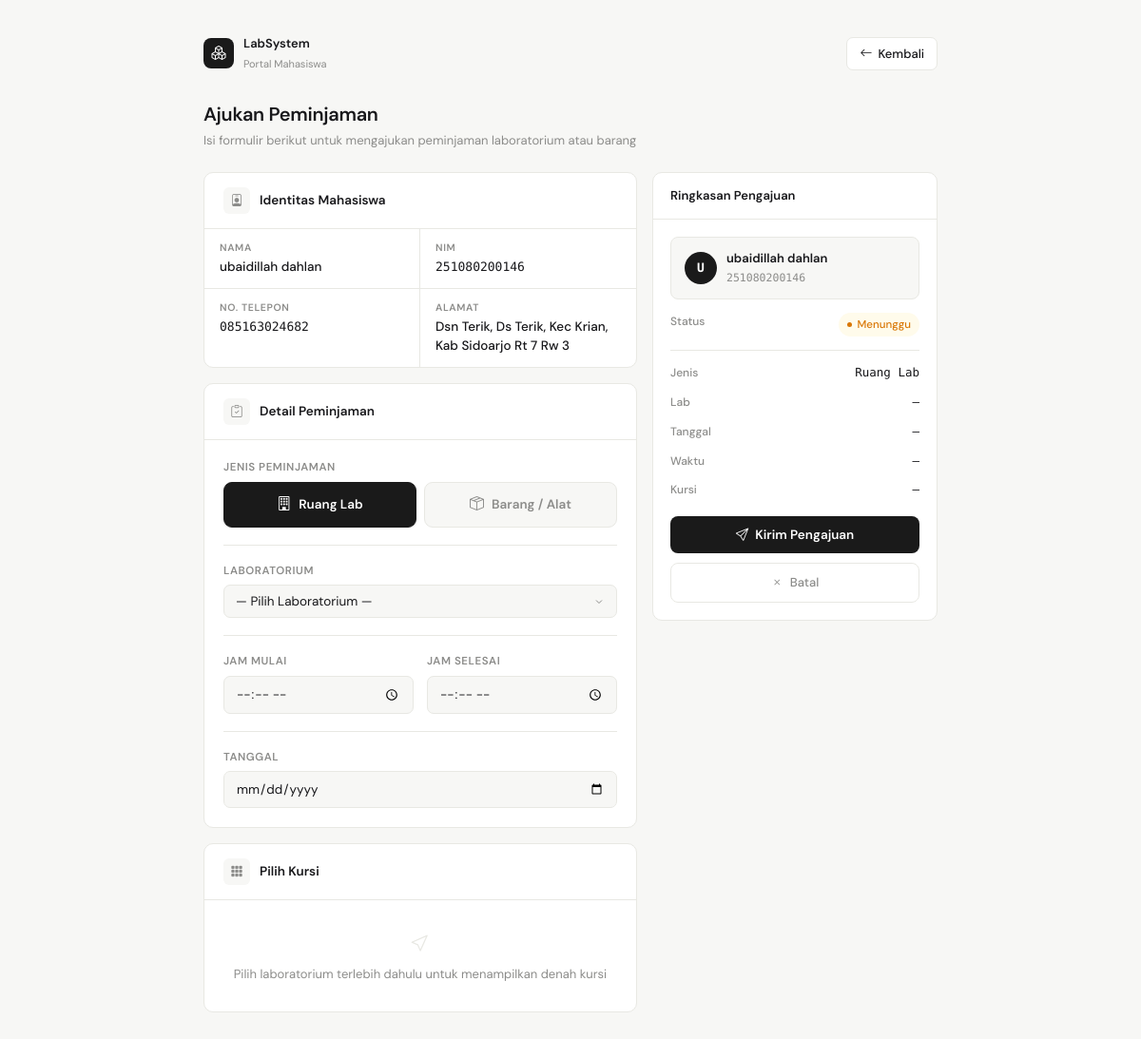
The page /mahasiswa/tambah_data_pinjam_mhs.php (signed in) on the database as committed earlier.
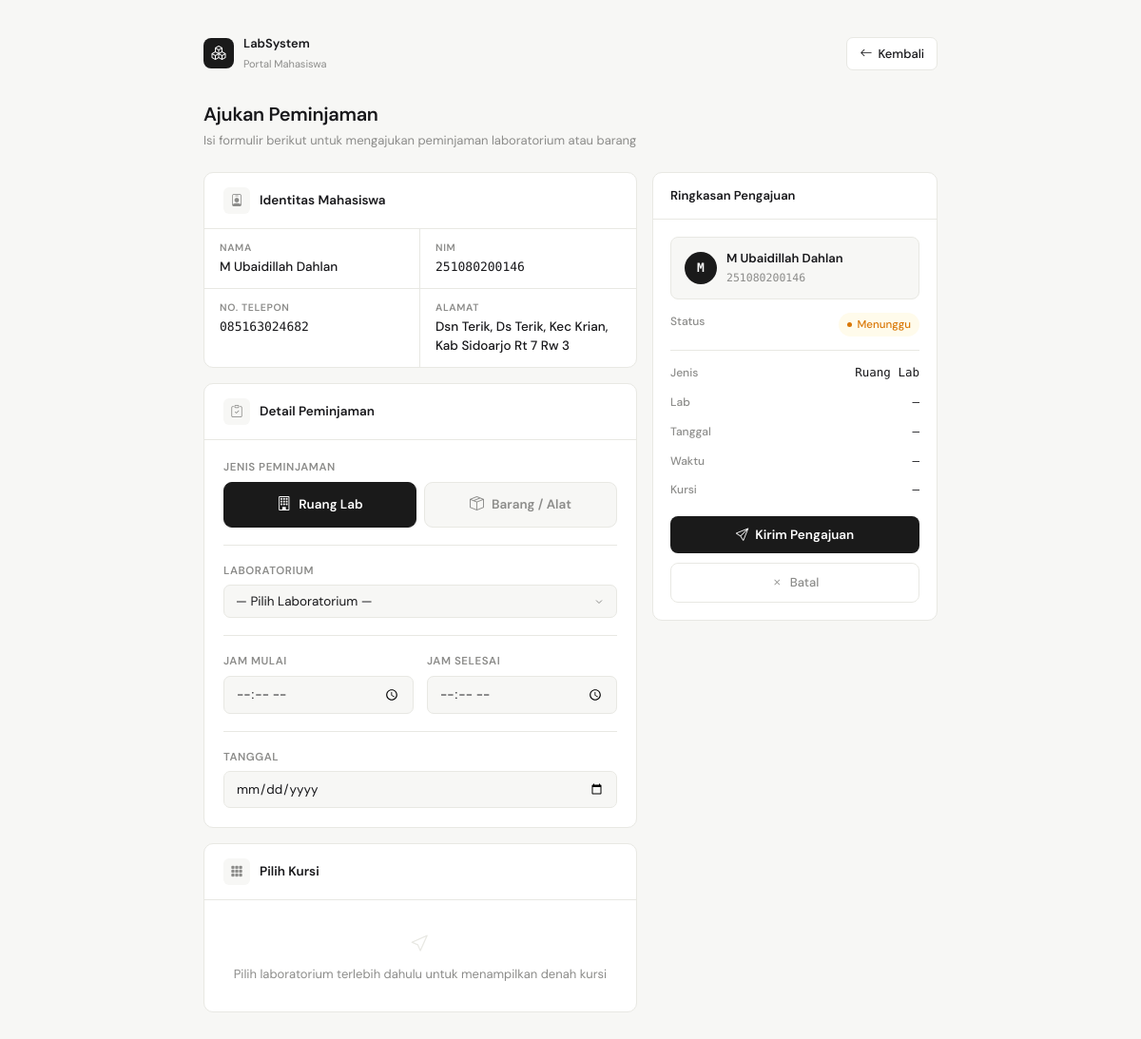
The same page on the database as committed later.
### tables this page shows
CREATE TABLE `mahasiswa` (
  `nama` varchar(100) NOT NULL,
  `nim` char(12) NOT NULL,
  `no_telepon` varchar(100) NOT NULL,
  `alamat` varchar(255) NOT NULL,
  `password` varchar(100) NOT NULL
);

### mahasiswa/tambah_data_pinjam_mhs.php (the view, shortened to what the changed rows need)
<?php
require_once __DIR__ . '/../config/koneksi.php';
$nim = $_SESSION['mahasiswa']['nim'];
$stmtMhs = mysqli_prepare($koneksi, "SELECT nama, no_telepon, alamat FROM mahasiswa WHERE nim = ?");
mysqli_stmt_bind_param($stmtMhs, "s", $nim);
mysqli_stmt_execute($stmtMhs);
$dataMhs = mysqli_stmt_get_result($stmtMhs)->fetch_assoc();
?>
<!DOCTYPE html>
<html lang="id">
<head>
<link href="https://cdn.jsdelivr.net/npm/bootstrap-icons/font/bootstrap-icons.css" rel="stylesheet">
</head>
<body>
<div class="page-wrap">
    <div class="page-header">
        <h1>Ajukan Peminjaman</h1>
    </div>
    <form method="POST" id="loanForm">
    <div class="form-layout">
        <div>
            <div class="card">
                <div class="card-header">
                    <h2>Identitas Mahasiswa</h2>
                </div>
                <div class="profile-grid">
                    <div class="profile-field">
                        <span class="field-label">Nama</span>
                        <span class="field-value"><?= htmlspecialchars($dataMhs['nama']) ?></span>
                    </div>
                    <div class="profile-field">
                        <span class="field-label">No. Telepon</span>
                        <span class="field-value mono"><?= htmlspecialchars($dataMhs['no_telepon']) ?></span>
                    </div>
                    <div class="profile-field">
                        <span class="field-label">Alamat</span>
                        <span class="field-value"><?= htmlspecialchars($dataMhs['alamat']) ?></span>
                    </div>
                </div>
            </div>
            <div class="card">
                <div class="card-header">
                    <h2>Detail Peminjaman</h2>
                </div>
            </div>
            <div class="card" id="cardKursi">
                <div class="card-header">
                    <h2>Pilih Kursi</h2>
                </div>
            </div>
        </div>
        <div>
            <div class="summary-card">
                <div class="summary-body">
                    <div class="student-pill">
                        <div class="student-avatar"><?= strtoupper(substr($dataMhs['nama'], 0, 1)) ?></div>
                        <div class="student-info">
                            <strong><?= htmlspecialchars($dataMhs['nama']) ?></strong>
                            <span><?= htmlspecialchars($nim) ?></span>
                        </div>
                    </div>
                </div>
            </div>
        </div>
    </div>
    </form>
</div>
</body>
</html>

Rows that differ between the two databases and show on the page:
changed mahasiswa "Dsn Terik, Ds Terik, Kec Krian, Kab Sidoarjo Rt 7 Rw 3": nama "ubaidillah dahlan" → "M Ubaidillah Dahlan"; nama "U" → "M"
